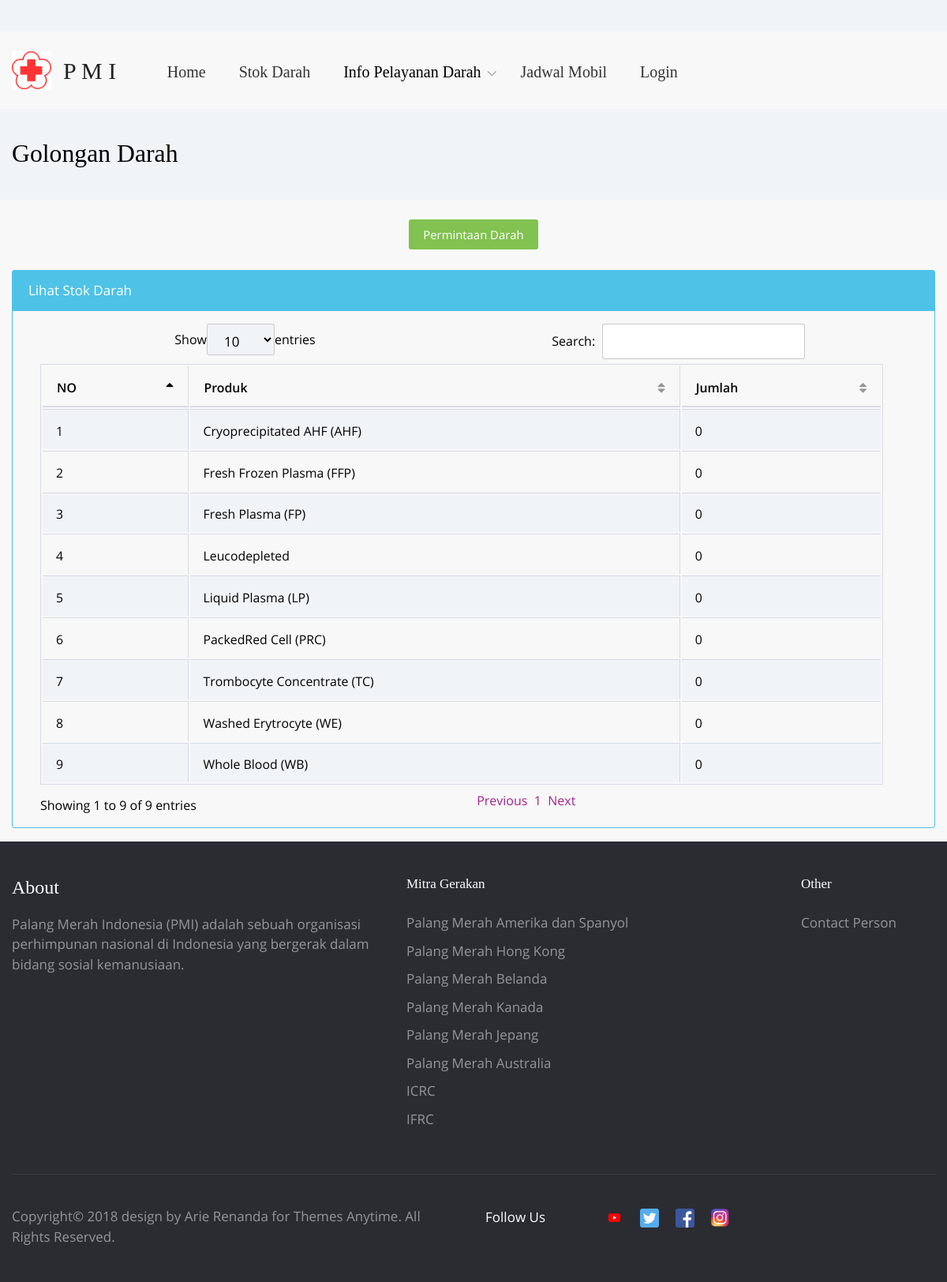
The app's page /index.php/darah/detail with its own data.
### tables this page shows
CREATE TABLE `komponen` (
  `id_komponen` int(11) NOT NULL,
  `nama` varchar(50) NOT NULL
);

### application/controllers/Darah.php (called while the page is built, shortened)
<?php
class Darah extends CI_Controller {
	 function __construct() {
      $this->load->library('session');
			$this->load->model('M_lihat_data_stok');
			$this->load->model('M_lihat_data_komponen');
			$this->load->model('M_pmi');
    }
	public function detail()
	{
		$gol_darah=$_GET['gol_darah'];
		$id=$_GET['id'];
		$data['komponen'] = $this->M_lihat_data_stok->komponen(	$id,$gol_darah);
		$data['data_komponen1'] = $this->M_lihat_data_komponen->get_user_all();
		$this->load->view('detail_darah',$data);
	}
}

### index.php (called while the page is built, shortened)
<?php
require_once BASEPATH.'core/CodeIgniter.php';

### application/models/M_lihat_data_komponen.php (called while the page is built)
<?php
class M_lihat_data_komponen extends CI_Model{
    function get_user_all()
    {
        $query=$this->db->query("SELECT * from komponen");
        return $query->result();
    }
}

### application/views/detail_darah.php (the view, shortened to what this page needs)
<!DOCTYPE html>
<html lang="en">
<head>
    <?php echo $this->load->view('share/css', '', TRUE);?>
   <?php echo $this->load->view('share/css', '', TRUE);?>
	<link href="<?php site_url(); ?>dist/table/vendor/datatables-plugins/dataTables.bootstrap.css" rel="stylesheet">
    <link href="<?php site_url(); ?>dist/table/vendor/datatables-responsive/dataTables.responsive.css" rel="stylesheet">
    <link href="<?php site_url(); ?>dist/table/dist/css/sb-admin-2.css" rel="stylesheet">
    <link href="<?php site_url(); ?>dist/table/vendor/metisMenu/metisMenu.min.css" rel="stylesheet">
    <link href="<?php site_url(); ?>dist/table/vendor/font-awesome/css/font-awesome.min.css" rel="stylesheet" type="text/css">
</head>
<body class="">
<?php echo $this->load->view('share/menu', '', TRUE);?>
<div class="job-overview">
    <header class="job-overview__header">
        <div class="container">
            <h4 class="job-overview__header-heading">Golongan Darah <?php echo $_GET['gol_darah']?><span class="badge badge-denim"></span></h4>
        </div>
    </header>
	<br>
    <div class="container">
        <div class="row">
            <div class="col-lg-12">
			<div>
			<center><a href="<?php echo site_url();?>permintaan_darah" type="submit" class="btn btn-success btn-sm">Permintaan Darah</a></center>
			</div>
			<br>
           <div class="card card-outline-info mb-3">
          <div class="card-header bg-info">Lihat Stok Darah</div>
          <div class="card-block">
            <table width="100%" class="table table-striped table-bordered table-hover" id="dataTables-example">
                <thead>
                    <tr>
                        <th>NO</th>
                        <th>Produk</th>
                        <th>Jumlah</th>
                    </tr>
                </thead>
                <tbody>
                  <?php
                  $i=0;
                  foreach($data_komponen1 as $data_komponen){
                  $i++;
                  ?>
                        <td><?php echo $i;?></td>
                        <td><?php echo $data_komponen->nama;?></td>
                        <td><?php if(isset($stok_komponen[$data_komponen->id_komponen])){echo $stok_komponen[$data_komponen->id_komponen];}else{echo'0';}?></td>
                <?php } ?>
                </tbody>
            </table>
          </div>
      </div>
            </div>
        </div>
    </div>
</div>
</body>
<?php echo $this->load->view('share/footer', '', TRUE);?>
</body>
</html>

### records on screen
komponen: nama "Cryoprecipitated AHF (AHF)", shows "0"
komponen: nama "Fresh Frozen Plasma (FFP)", shows "0"
komponen: nama "Fresh Plasma (FP)", shows "0"
komponen: nama "Leucodepleted", shows "0"
komponen: nama "Liquid Plasma (LP)", shows "0"
komponen: nama "PackedRed Cell (PRC)", shows "0"
komponen: nama "Trombocyte Concentrate (TC)", shows "0"
komponen: nama "Washed Erytrocyte (WE)", shows "0"
komponen: nama "Whole Blood (WB)", shows "0"
